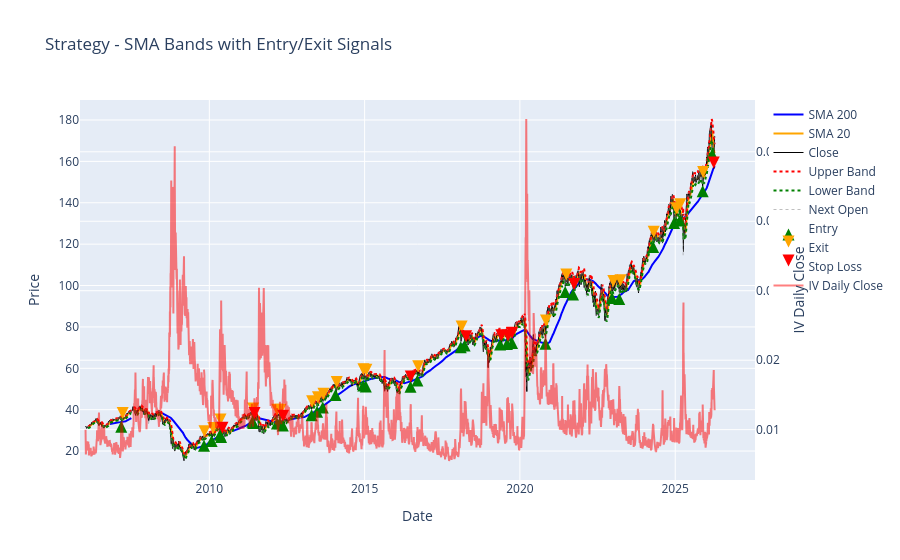

Notebook source saved alongside this figure:
### Code cell
plot_strategy_interactive(df)

### Figure 1 — Plotly figure (JSON) as saved in the notebook; plotly's stock layout.template omitted (floating-point values rounded to 4 significant figures; data arrays with more than 128 entries replaced by an {"elided": "..."} marker saying what was removed)
{"data": [{"line": {"color": "blue"}, "name": "SMA 200", "type": "scatter", "x": {"elided": "5096 str values"}, "y": {"elided": "5096 float values"}}, {"line": {"color": "orange"}, "name": "SMA 20", "type": "scatter", "x": {"elided": "5096 str values"}, "y": {"elided": "5096 float values"}}, {"line": {"color": "black", "width": 1}, "name": "Close", "type": "scatter", "x": {"elided": "5096 str values"}, "y": {"elided": "5096 float values"}}, {"line": {"color": "red", "dash": "dot"}, "name": "Upper Band", "type": "scatter", "x": {"elided": "5096 str values"}, "y": {"elided": "5096 float values"}}, {"line": {"color": "green", "dash": "dot"}, "name": "Lower Band", "type": "scatter", "x": {"elided": "5096 str values"}, "y": {"elided": "5096 float values"}}, {"line": {"color": "gray", "dash": "dot", "width": 1}, "name": "Next Open", "opacity": 0.5, "type": "scatter", "x": {"elided": "5096 str values"}, "y": {"elided": "5096 float values"}}, {"marker": {"color": "green", "size": 12, "symbol": "arrow-up"}, "mode": "markers", "name": "Entry", "type": "scatter", "x": ["2007-03-02T00:00:00-05:00", "2009-10-30T00:00:00-04:00", "2010-01-28T00:00:00-05:00", "2010-05-06T00:00:00-04:00", "2010-05-19T00:00:00-04:00", "2011-05-23T00:00:00-04:00", "2011-06-01T00:00:00-04:00", "2012-03-06T00:00:00-05:00", "2012-04-09T00:00:00-04:00", "2012-05-14T00:00:00-04:00", "2013-04-18T00:00:00-04:00", "2013-06-21T00:00:00-04:00", "2013-08-27T00:00:00-04:00", "2014-01-24T00:00:00-05:00", "2014-12-15T00:00:00-05:00", "2015-01-15T00:00:00-05:00", "2016-06-24T00:00:00-04:00", "2016-09-13T00:00:00-04:00", "2018-02-05T00:00:00-05:00", "2018-03-22T00:00:00-04:00", "2019-05-13T00:00:00-04:00", "2019-08-02T00:00:00-04:00", "2019-10-01T00:00:00-04:00", "2020-10-28T00:00:00-04:00", "2021-06-17T00:00:00-04:00", "2021-09-17T00:00:00-04:00", "2022-12-19T00:00:00-05:00", "2023-03-15T00:00:00-04:00", "2024-04-17T00:00:00-04:00", "2024-12-18T00:00:00-05:00", "2025-02-24T00:00:00-05:00", "2025-11-20T00:00:00-05:00", "2026-03-12T00:00:00-04:00"], "y": [34.62, 25.41, 27.71, 30.82, 29.74, 37.03, 36.5, 36.18, 36.33, 35.2, 40.22, 41.91, 44.01, 50.04, 54.55, 54.16, 54.0, 56.99, 73.05, 73.93, 74.37, 74.6, 75.12, 74.82, 99.73, 98.54, 96.91, 96.4, 121.6, 133.1, 134.3, 148.5, 166.3]}, {"marker": {"color": "orange", "size": 12, "symbol": "arrow-down"}, "mode": "markers", "name": "Exit", "type": "scatter", "x": ["2007-03-19T00:00:00-04:00", "2009-11-05T00:00:00-05:00", "2010-02-16T00:00:00-05:00", "2010-05-12T00:00:00-04:00", "2011-05-31T00:00:00-04:00", "2012-03-09T00:00:00-05:00", "2012-04-17T00:00:00-04:00", "2013-04-24T00:00:00-04:00", "2013-07-01T00:00:00-04:00", "2013-09-04T00:00:00-04:00", "2014-02-07T00:00:00-05:00", "2014-12-18T00:00:00-05:00", "2015-01-22T00:00:00-05:00", "2016-09-22T00:00:00-04:00", "2018-02-15T00:00:00-05:00", "2020-11-03T00:00:00-05:00", "2021-06-30T00:00:00-04:00", "2023-01-04T00:00:00-05:00", "2023-03-29T00:00:00-04:00", "2024-04-23T00:00:00-04:00", "2025-01-14T00:00:00-05:00", "2025-02-28T00:00:00-05:00", "2025-11-25T00:00:00-05:00"], "y": [35.5, 26.64, 28.25, 32.39, 37.65, 37.02, 37.03, 41.13, 43.07, 44.76, 50.47, 56.59, 56.46, 58.06, 77.27, 80.22, 102.4, 99.29, 99.65, 123.1, 134.4, 136.3, 151.9]}, {"marker": {"color": "red", "size": 12, "symbol": "arrow-down"}, "mode": "markers", "name": "Stop Loss", "type": "scatter", "x": ["2010-06-04T00:00:00-04:00", "2011-06-16T00:00:00-04:00", "2012-05-18T00:00:00-04:00", "2016-06-27T00:00:00-04:00", "2018-04-09T00:00:00-04:00", "2019-05-28T00:00:00-04:00", "2019-08-14T00:00:00-04:00", "2019-10-02T00:00:00-04:00", "2021-09-30T00:00:00-04:00", "2026-03-30T00:00:00-04:00"], "y": [28.42, 35.48, 34.11, 53.1, 72.55, 73.1, 72.97, 74.34, 97.84, 156.6]}, {"line": {"color": "red"}, "name": "IV Daily Close", "opacity": 0.5, "type": "scatter", "x": {"elided": "5096 str values"}, "y": {"elided": "5096 float values"}, "yaxis": "y2"}], "layout": {"hovermode": "x unified", "title": {"text": "Strategy - SMA Bands with Entry/Exit Signals"}, "xaxis": {"title": {"text": "Date"}}, "yaxis": {"title": {"text": "Price"}}, "yaxis2": {"overlaying": "y", "side": "right", "title": {"text": "IV Daily Close"}}}}
